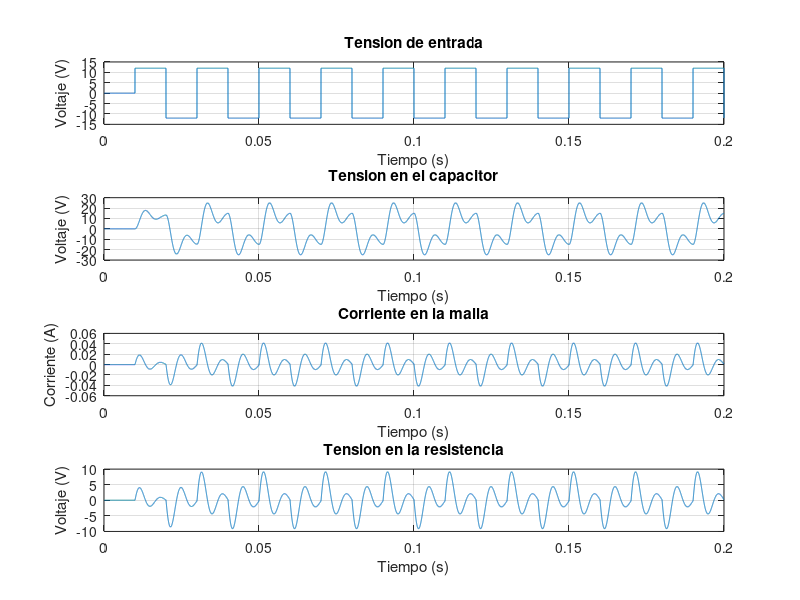

Here is the MATLAB script that generated this plot:
% Actividad 1 - Ítem 1
close all; clear all; clc
pkg load control
pkg load signal

% Parámetros del circuito
R = 220; % Resistencia [Ω]
L = 500e-3; % Inductancia [Hy]
C = 2.2e-6; % Capacitancia [F]

% Matrices del sistema en variables de estado
A = [-R/L, -1/L; 1/C, 0];
B = [1/L; 0];
C = [R, 0];
D = [0];
% La matriz C se da así dado que el vector de estados es [I VC]

% Ahora sacamos la funcion de transferencia según las matrices
[num, den] = ss2tf(A, B, C, D);
G = tf(num, den)

% Calculamos los polos de la FT
polos = pole(G)

% Usamos el valor absoluto de la parte real para comparar modulos y se
% establece el polo de mayor y menor módulo:
mod_polos = abs(real(polos));
polo_cercano = min(mod_polos)
polo_lejano = max(mod_polos)

% Teniendo en cuenta que el tiempo de establecimiento para un sistema de
% segundo orden es t=4/(psita.wn), siendo el denominador la parte real
% del polo más dominante, tenemos que el sistema no llegará a establecerse
% antes de que la tensión de entrada cambie de signo.

% Estimamos el tiempo de muestreo que permita observar las dinámicas rápidas
% según el polo más lejano del origen
tR = -log(0.95)/abs(polo_lejano)

% Y para estimar el tiempo de simulación utilizamos el polo más cercano
% al origen, y así permita abarcar toda la dinámica lenta
tL = -log(0.05)/abs(polo_cercano)

% Para ver varias repeticiones de la respuesta del sistema, tomamos
% un valor mayor de tiempo de simulación. Mientras que el tiempo de muestreo
% debe ser algunas veces menor al tR
t_muestreo = 1e-5;
t_sim = 0.2;

% Tiempo de simulación con 10 ms de entrada 0V
t = linspace(0, t_sim, t_sim/t_muestreo);
u = linspace(0, 0, t_sim/t_muestreo); % Inicializar la entrada con ceros

% Se define "u" a partir de t = 10ms con saltos entre 12 V y -12 V cada 10 ms
u(t > 0.01) = 12*(-1).^(floor((t(t > 0.01) - 0.01)/0.01));

% Los cambios de "u" se deben a que el exponente va haciendo un recuento de los
% periodos de 10 ms que ocurren y de esa manera el (-1) se vuelve una secuencia
% de "1" y "-1", ya que el floor convierte el exponente en valores enteros.

I(1) = 0;
VC(1) = 0;
VR(1) = 0; % Esta es la salida "y" del sistema
x = [I(1) VC(1)]'; % Planteamos las condiciones iniciales
x0 = [0 0]'; % Planteamos el punto de operación


% Le damos valores a la salida y las variables de estado en cada punto
for i = 1:(t_sim/t_muestreo) - 1;
  % Ecuaciones de estado y de salida
  x_punto = A*(x - x0) + B*u(i);
  x = x + x_punto*t_muestreo; % Integración de Euler
  y = C*x;

  % Salidas y variables de estado
  VR(i+1) = y;
  I(i+1) = x(1);
  VC(i+1) = x(2);
end

%Finalmente grafico la entrada, salida y variables de estado
figure;
subplot(4,1,1);
plot(t, u);
title('Tension de entrada');
xlabel('Tiempo (s)');
ylabel('Voltaje (V)');
grid on

subplot(4,1,2);
plot(t, VC);
title('Tension en el capacitor');
xlabel('Tiempo (s)');
ylabel('Voltaje (V)');
grid on

subplot(4,1,3);
plot(t, I);
title('Corriente en la malla');
xlabel('Tiempo (s)');
ylabel('Corriente (A)');
grid on;

subplot(4,1,4);
plot(t, VR);
title('Tension en la resistencia');
xlabel('Tiempo (s)');
ylabel('Voltaje (V)');
grid on;
